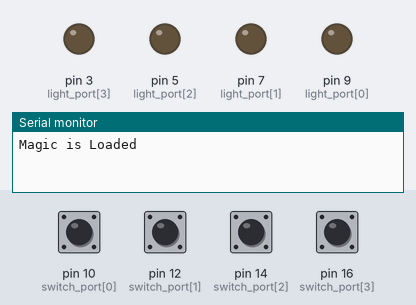
Simulated run of this sketch. Board: Arduino Uno, built with avr-gcc and run on an emulated ATmega328P. Parts: output pins drawn as LEDs (lit = HIGH), the last lines printed to the serial monitor. Inputs (shaded band) come from the test bench; at power-on: pin 10 (switch_port[0]), pin 12 (switch_port[1]), pin 14 (switch_port[2]), pin 16 (switch_port[3]) HIGH.

Above: at 1.2 s.
1.3 s: pin 10 (switch_port[0]) pulled LOW for 0.15 s
At 1.37 s:
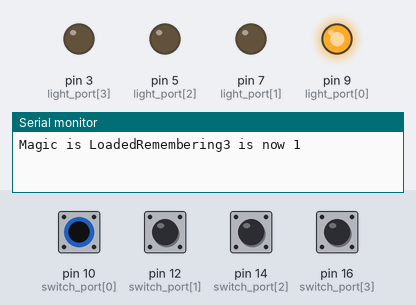
2.9 s: pin 12 (switch_port[1]) pulled LOW for 0.15 s
At 2.97 s:
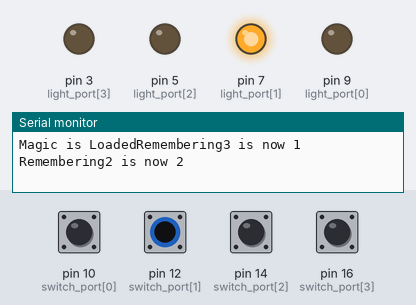
4.5 s: pin 14 (switch_port[2]) pulled LOW for 0.15 s
At 4.57 s:
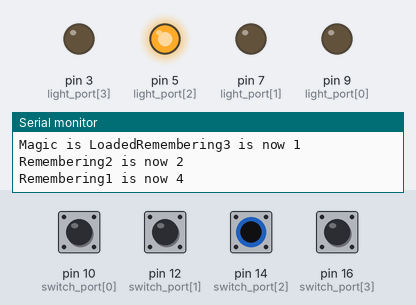
6.1 s: pin 16 (switch_port[3]) pulled LOW for 0.15 s
At 6.17 s:
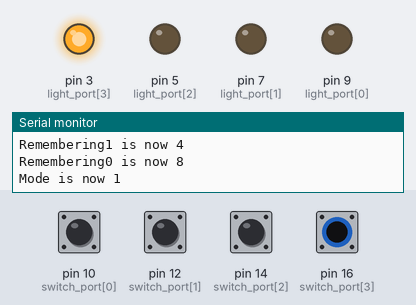
7.7 s: pin 10 (switch_port[0]) driven LOW and pin 12 (switch_port[1]) driven LOW
At 8.1 s:
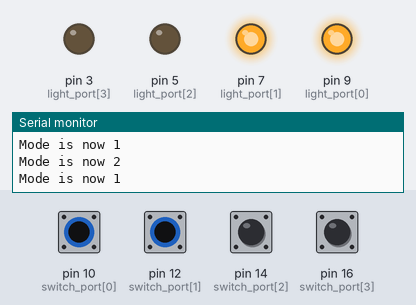
9.2 s: pin 14 (switch_port[2]) pulled LOW for 1 s
At 10.0 s:
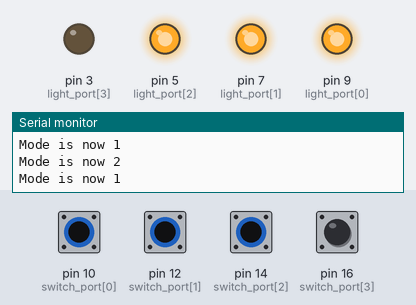
Timing chart, 0 to 12.2 s (numbered marks = the images above; inputs shaded):
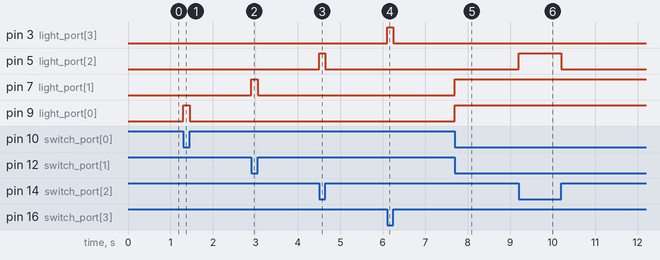

Measured:
- after the input at 1.3 s, pin 9 (light_port[0]): LOW → HIGH at once, → LOW 0.15 s later
- after the input at 2.9 s, pin 7 (light_port[1]): LOW → HIGH at once, → LOW 0.15 s later
- after the input at 4.5 s, pin 5 (light_port[2]): LOW → HIGH at once, → LOW 0.15 s later
- after the input at 6.1 s, pin 3 (light_port[3]): LOW → HIGH at once, → LOW 0.15 s later
- after the input at 7.7 s, pin 7 (light_port[1]), pin 9 (light_port[0]): LOW → HIGH at once
- after the input at 9.2 s, pin 5 (light_port[2]): LOW → HIGH at once, → LOW 1.0 s later

The sketch:

complexMagic.ino
```cpp
/////////////////////////////////////////////////////////////////////////////////////////////////////////
// NUM_LIGHTS switches attached to ports switch_port[] control four lights attached to ports light_port[]
// Switch at port switch_port[S] control the lights in bit mask switches[S].
// No two switches ever control the same light.
//
// Behaviour of lights is controlled by PHASE.  PHASE changes when the switches have all been seen turned ON (even momentarilty) and then have
// all been left OFF for PHASE_TIME.
//
// In PHASE_NORMAL all lights are controlled as would be expected.
// In PHASE_LIGHT_ORDER the first switch pressed will control light_port[0], the second will control light_port[1] etc.,
// PHASE_SWITCH_ORDER is identical to PHASE_LIGHT_ORDER.
// PHASE_BROKEN_LIGHT continues the previous switch allocation except that no switch control light_port[FAKE_BROKEN_LIGHT_ONE]
// PHASE_BROKEN_SWITCH_AND_LIGHT continues the previous switch allocation except that switch_port[0] controls light_port[FAKE_BROKEN_LIGHT_ONE].
// PHASE_BROKEN_SWITCH_AND_TWO_LIGHTS continues the previous switch allocation except that switch_port[0] controls both light_port[FAKE_BROKEN_LIGHT_ONE] and light_port[FAKE_BROKEN_LIGHT_TWO]
// PHASE_BROKEN_SWITCH_AND_TWO_LIGHTS continues the previous switch allocation except that switch_port[0] controls all lights
///////////////////////////////////////////////////////////////////////////////////////////////////////////////////////////////////////////////

// Hardware configuration
const int NUM_LIGHTS = 4;
int switch_port[NUM_LIGHTS] = {10,12,14,16};
int light_port[NUM_LIGHTS] = {9,7,5,3};  // from left to right as you look at the battery/computer end of the box.

//////////////////////////////////////////////////////////////////////
// Control configuration
const int PHASE_TIME = 5000;
//////////////////////////////////////////////////////////////////////////////////////////////////////////////////////////////

unsigned long off_time;  // How long have all switches been off?
int learning = -1; // Which light are we "learning" now? Could be determined by the switches[] array during learning.
bool broken = false; // Are we learning about a new "broken" light?
int normal = NUM_LIGHTS - 1; // Are we remembering the order of the lights to come on in a learning phase
int broken_light; // which light has just been "broken"
int broken_switch; // which switch does the "broken" lights
int light_order[NUM_LIGHTS]; // The order to use when learning the new colours.
int switches[NUM_LIGHTS]; // NUM_LIGHTS bit masks indicating the lights each switch controls. Bit X set means control light_port[X]

const int PHASE_NORMAL = 0;
const int PHASE_LIGHT_ORDER = 1;
const int PHASE_SWITCH_ORDER = 2;
const int PHASE_BROKEN_LIGHT = 3;
const int PHASE_BROKEN_SWITCH_AND_LIGHT = 4;
const int PHASE_BROKEN_SWITCH_AND_TWO_LIGHTS = 5;
const int PHASE_BROKEN_SWITCH_AND_ALL_LIGHTS = 6;
const int PHASE_NORMAL_AGAIN = 7;

const int NUM_PHASES = 8;
int phase = PHASE_NORMAL;

// Modes are do with waiting for all switches to have been on before we can time how long they all been off.
const int MODE_WAITING_FOR_ALL = 0; // only set the mask.  Wait till its full
const int MODE_WAITING_FOR_NONE = 1; // set and clear.  Wait till its empty
const int MODE_TIMING = 2; // mask must be empty

int mode = MODE_WAITING_FOR_ALL;
int switches_this_mode = 0;  // A bit mask storing whcih switches have been ON since the last MODE change. Bit X set means that we have seen switch_port[X] ON.
int MASK_ALL = 0;

///////////////////////////////////////////////////////////////////////////////////
void setup() {
  int mask = 1;
  for (int index = 0; index < NUM_LIGHTS ; index++) {
    pinMode(light_port[index], OUTPUT);
    pinMode(switch_port[index], INPUT_PULLUP);
    switches[index] = mask; // all switches work... and do the normal thing
    MASK_ALL |= mask;
    mask <<= 1;

  }
  Serial.begin(9600);
  Serial.print("Magic is Loaded");
}

/////////////////////////////////////////////////////////////////////////////////////////////////////////////////////////
void loop() {
  // Check status of all switches, and build a mask of lights to be on.
  // Also learn the light association if we are in a "learning" phase
  int mask = 1;
  int temp;
  int light_mask = 0;
  for (int index = 0 ; index < NUM_LIGHTS ; index ++) {
    if (digitalRead(switch_port[index]) == false) {  // Inverted logic because we have PULLUP defaul.
      // Serial.print("Switch ON: "); Serial.println(index);
      if ((switches_this_mode & mask) == 0) {
        switches_this_mode |= mask;  // Notice that a new switch is ON
        if (mode == MODE_WAITING_FOR_ALL) {
          // Check if a new switch has been pressed this mode.....(there will be only one new switch)
          if (learning >= 0) {
            // assign the new switch if we are "learning"
            switches[index] = light_order[learning--];
            Serial.print("Mask for switch "); Serial.print(index); Serial.print(" is now "); Serial.println(switches[index]);
          } else if (broken > 0) {
            // Use the new switch just once if we are in a "broken" phase.
            // Only do this once
            broken = false;
            switch (phase) {
              case PHASE_BROKEN_LIGHT:
                // here first switch is the broken light switch - remember the light and set the switch mask to 0
                broken_light = switches[index];
                switches[index] = 0;
                break;
              case PHASE_BROKEN_SWITCH_AND_LIGHT:
                // Here the first switch must do the broken light
                temp = switches[index];
                switches[index] = broken_light;
                broken_light = temp;  // need to remember this in case we press the "broken_switch" to get the second bulb
                broken_switch = index;
                break;
              case PHASE_BROKEN_SWITCH_AND_TWO_LIGHTS:
                // Here first switch is the second broken light....
                // Current switch does not do the broken light
                // Since broken light may equal index, we cannot set it to zero.
                if (broken_switch != index) {
                  broken_light = switches[index];
                  switches[index] &= ~broken_light;
                }
                switches[broken_switch] |= broken_light;
                break;
              default:
                // do nothing
                break;
            }
          } else if (normal >= 0) {
            // Otherwise just remember the switch order, but change nothing
            Serial.print("Remembering"); Serial.print(normal); Serial.print(" is now "); Serial.println(switches[index]);
            light_order[normal--] = switches[index];
          }
        }
      }

      light_mask |= switches[index]; // remember to switch on the right lights (including new learnt light)
    } else { // switch is OFF.
      // Store this if we are not WAITING_FOR_ALL.
      if (mode != MODE_WAITING_FOR_ALL) {
        switches_this_mode &= ~mask;
      }
    }
    mask <<= 1;
  }

  // Now switch on the appropriate lights
  mask = 1;
  for (int index = 0 ; index < NUM_LIGHTS ; index ++) {
    digitalWrite(light_port[index], light_mask & mask);
    mask <<= 1;
  }

  switch (mode) {
    case MODE_WAITING_FOR_ALL:
      if (switches_this_mode == MASK_ALL) {
        mode = MODE_WAITING_FOR_NONE;
        Serial.print("Mode is now "); Serial.println(mode);
      }
      break;
    case MODE_WAITING_FOR_NONE:
      if (switches_this_mode == 0) {
        // We have no switches ON - start timing.
        off_time = millis();
        mode = MODE_TIMING;
        Serial.print("Mode is now "); Serial.println(mode);
      }
      break;
    case MODE_TIMING:
      if (switches_this_mode != 0) {
        mode = MODE_WAITING_FOR_NONE; // A switch has been turned ON - stop timing and wait again until there are none on.
        Serial.print("Mode is now "); Serial.println(mode);
      } else if (millis() - off_time > PHASE_TIME) {
        mode = MODE_WAITING_FOR_ALL;  // This new phase cannot end until we have seen all switches ON at least once.
        Serial.print("Mode is now "); Serial.println(mode);
        phase = (phase + 1) % NUM_PHASES;
;
        learning = -1; // By default we are not learning!
        broken = false; // By default we are not finding which switch/light is broken
        normal = -1 ; // We are not remembering the tricky light order either
        switch(phase) {
          case PHASE_NORMAL:
          case PHASE_NORMAL_AGAIN:
            mask = 1;
            for (int index = 0 ; index < NUM_LIGHTS; index++) {
              switches[index] = mask; // all switches work... and do the normal thing
              mask <<= 1;
            }
            normal = NUM_LIGHTS - 1;  // used to remember the order so that learning is more interesting
            break;
          case PHASE_BROKEN_LIGHT:
          case PHASE_BROKEN_SWITCH_AND_LIGHT:
          case PHASE_BROKEN_SWITCH_AND_TWO_LIGHTS:
            broken = true;
            break;
          case PHASE_BROKEN_SWITCH_AND_ALL_LIGHTS:
            for (int index = 0 ; index < NUM_LIGHTS; index ++) {
              switches[index] = 0;
            }
            switches[broken_switch] = MASK_ALL;
            break;

          case PHASE_LIGHT_ORDER:
          case PHASE_SWITCH_ORDER:
            // The "magician" must now turn the four switches ON in the order of the light colours from the left.
            // The first switch turned ON turns on the the leftmost light (and remembers it), etc.,
            for (int index = 0 ; index < NUM_LIGHTS; index++) {
              switches[index] = 0; // No switches are assigned a value - this will be done dynamically
            }
            Serial.println("Now learning.....");
            learning = NUM_LIGHTS - 1;
        }
      }
  }
}
```
